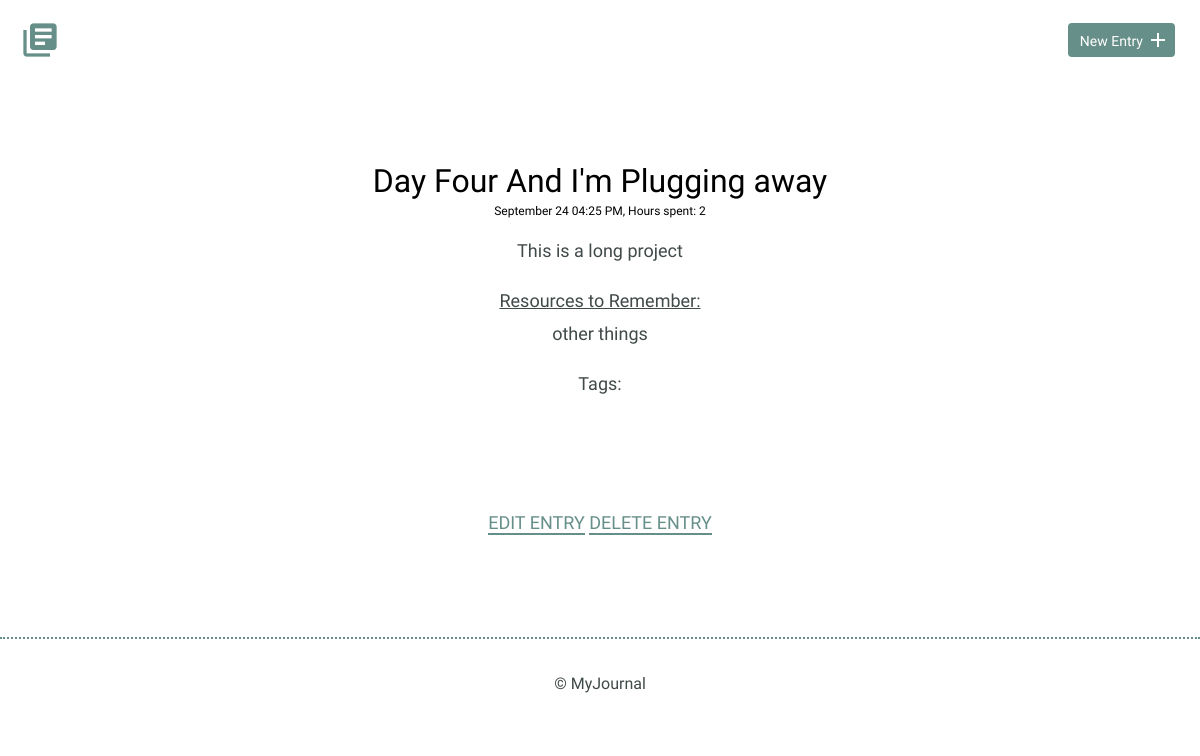
/entries/5, run on the app's committed database.
### models.py (models this page shows)
class BaseModel(Model):
    class Meta:
        database = DATABASE

class Entry(BaseModel):
    title = CharField(max_length=100)
    date = DateTimeField(default=datetime.datetime.now)
    time_spent = IntegerField(default=0)
    learned = TextField(null=False)
    remember = TextField(default=" ")

### app.py (the view)
@app.route("/entries/<id>")
def detail(id):
    info = models.Entry.get(models.Entry.id==id)
    tags = (models.Tags
              .select()
              .join(models.EntryTags)
              .where(models.EntryTags.entry_id==info.id)
              .order_by(models.Tags.tag))
    return render_template("detail.html", id=info, tags=tags)

### templates/detail.html (shortened to what this page needs)
{% extends "layout.html" %}
{% block content %}
<section>
    <div class="container">
        <div class="entry-list single">
            <article>
                    <h2>{{ id.title}}</h2>
                    <div class="small">{{ id.date.strftime('%B %d %I:%M %p') }},
                        Hours spent: {{ id.time_spent }}</div>
                        {% for item in id.learned.split('\n') %}
                            <p>{{ item }}</p>
                        {% endfor %}
                    {% if id.remember != " " and id.remember != "": %}
                        <p><u>Resources to Remember:</u><br>
                            {% for item in id.remember.split('\n') %}
                                {% if "http" in item: %}
                                    {{ item|urlize(40, True, target="_blank") }}<br>
                                {% else: %}
                                    {{ item }} <br>
                                {% endif %}
                            {% endfor %}
                        </p>
                    {% endif %}
                <p>Tags:
            </p>
            </article>
        </div>
    </div>
    <div class="edit">
        <p>
            <a href="{{ url_for('edit', id=id.id) }}">Edit Entry</a>
            <a href="{{ url_for('delete', id=id.id) }}">Delete Entry</a>
        </p>
    </div>
</section>
{% endblock %}

### static/css/site.css (style rules this page uses)
body { font-size: 16px; color: #404a49; font-family: 'Cousine', serif; font-weight: 400; }
.container { margin: 0 auto; padding: 0 25px; }
h1, h2, h3 { margin: 0; font-weight: 400; line-height: 1em; color: #000; }
h2 { font-size: 32px; }
.small { margin: 0; font-weight: 200; line-height: 1em; font-size: 12px; color: #000; }
p { line-height: 1.8em; font-size: 18px; }
p a { border-bottom: 2px solid #678f89; padding: 0; color: #678f89; text-decoration: none; }
.entry-list, .edit-entry, .new-entry { max-width: 800px; margin: 0 auto; padding: 70px 0 150px 0; }
.entry-list article { margin-bottom: 70px; text-align: center; }
.entry-list article:last-child { margin-bottom: 0; }
.entry-list article h2 { margin-bottom: 8px; }
.entry-list.single { padding-bottom: 70px; }
.edit { padding-bottom: 80px; text-align: center; margin: 0 auto; }
.edit a { font-weight: 400; text-transform: uppercase; font-size: 18px; }

### data on the page
Entry: title "Day Four And I'm Plugging away", date "September 24 04:25 PM", time_spent "2", learned "This is a long project", remember "other things"
